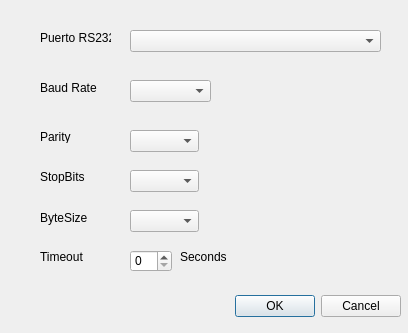
<?xml version="1.0" encoding="UTF-8"?>
<ui version="4.0">
 <class>rs232_cfg</class>
 <widget class="QDialog" name="rs232_cfg">
  <property name="geometry">
   <rect>
    <x>0</x>
    <y>0</y>
    <width>408</width>
    <height>333</height>
   </rect>
  </property>
  <property name="windowTitle">
   <string>SETUP RS232</string>
  </property>
  <widget class="QDialogButtonBox" name="buttonBox">
   <property name="geometry">
    <rect>
     <x>60</x>
     <y>290</y>
     <width>341</width>
     <height>32</height>
    </rect>
   </property>
   <property name="orientation">
    <enum>Qt::Horizontal</enum>
   </property>
   <property name="standardButtons">
    <set>QDialogButtonBox::Cancel|QDialogButtonBox::Ok</set>
   </property>
  </widget>
  <widget class="QLabel" name="lb_port">
   <property name="geometry">
    <rect>
     <x>40</x>
     <y>30</y>
     <width>71</width>
     <height>16</height>
    </rect>
   </property>
   <property name="text">
    <string>Puerto RS232</string>
   </property>
  </widget>
  <widget class="QComboBox" name="cbx_port">
   <property name="geometry">
    <rect>
     <x>130</x>
     <y>30</y>
     <width>251</width>
     <height>22</height>
    </rect>
   </property>
  </widget>
  <widget class="QLabel" name="lb_baudrate">
   <property name="geometry">
    <rect>
     <x>40</x>
     <y>80</y>
     <width>61</width>
     <height>16</height>
    </rect>
   </property>
   <property name="text">
    <string>Baud Rate</string>
   </property>
  </widget>
  <widget class="QComboBox" name="cbx_baudrate">
   <property name="geometry">
    <rect>
     <x>130</x>
     <y>80</y>
     <width>81</width>
     <height>22</height>
    </rect>
   </property>
  </widget>
  <widget class="QComboBox" name="cbx_parity">
   <property name="geometry">
    <rect>
     <x>130</x>
     <y>130</y>
     <width>69</width>
     <height>22</height>
    </rect>
   </property>
  </widget>
  <widget class="QLabel" name="lb_parity">
   <property name="geometry">
    <rect>
     <x>40</x>
     <y>130</y>
     <width>46</width>
     <height>13</height>
    </rect>
   </property>
   <property name="text">
    <string>Parity</string>
   </property>
  </widget>
  <widget class="QComboBox" name="cbx_stopbits">
   <property name="geometry">
    <rect>
     <x>130</x>
     <y>170</y>
     <width>69</width>
     <height>22</height>
    </rect>
   </property>
  </widget>
  <widget class="QComboBox" name="cbx_bytesize">
   <property name="geometry">
    <rect>
     <x>130</x>
     <y>210</y>
     <width>69</width>
     <height>22</height>
    </rect>
   </property>
  </widget>
  <widget class="QLabel" name="lb_stopbits">
   <property name="geometry">
    <rect>
     <x>40</x>
     <y>170</y>
     <width>46</width>
     <height>13</height>
    </rect>
   </property>
   <property name="text">
    <string>StopBits</string>
   </property>
  </widget>
  <widget class="QLabel" name="lb_bytesize">
   <property name="geometry">
    <rect>
     <x>40</x>
     <y>210</y>
     <width>51</width>
     <height>16</height>
    </rect>
   </property>
   <property name="text">
    <string>ByteSize</string>
   </property>
  </widget>
  <widget class="QLabel" name="lb_timeout">
   <property name="geometry">
    <rect>
     <x>40</x>
     <y>250</y>
     <width>46</width>
     <height>13</height>
    </rect>
   </property>
   <property name="text">
    <string>Timeout</string>
   </property>
  </widget>
  <widget class="QSpinBox" name="sp_timeout">
   <property name="geometry">
    <rect>
     <x>130</x>
     <y>250</y>
     <width>42</width>
     <height>22</height>
    </rect>
   </property>
  </widget>
  <widget class="QLabel" name="lb_timeout_unit">
   <property name="geometry">
    <rect>
     <x>180</x>
     <y>250</y>
     <width>46</width>
     <height>13</height>
    </rect>
   </property>
   <property name="text">
    <string>Seconds</string>
   </property>
  </widget>
 </widget>
 <resources/>
 <connections>
  <connection>
   <sender>buttonBox</sender>
   <signal>accepted()</signal>
   <receiver>rs232_cfg</receiver>
   <slot>accept()</slot>
   <hints>
    <hint type="sourcelabel">
     <x>248</x>
     <y>254</y>
    </hint>
    <hint type="destinationlabel">
     <x>157</x>
     <y>274</y>
    </hint>
   </hints>
  </connection>
  <connection>
   <sender>buttonBox</sender>
   <signal>rejected()</signal>
   <receiver>rs232_cfg</receiver>
   <slot>reject()</slot>
   <hints>
    <hint type="sourcelabel">
     <x>316</x>
     <y>260</y>
    </hint>
    <hint type="destinationlabel">
     <x>286</x>
     <y>274</y>
    </hint>
   </hints>
  </connection>
 </connections>
</ui>
